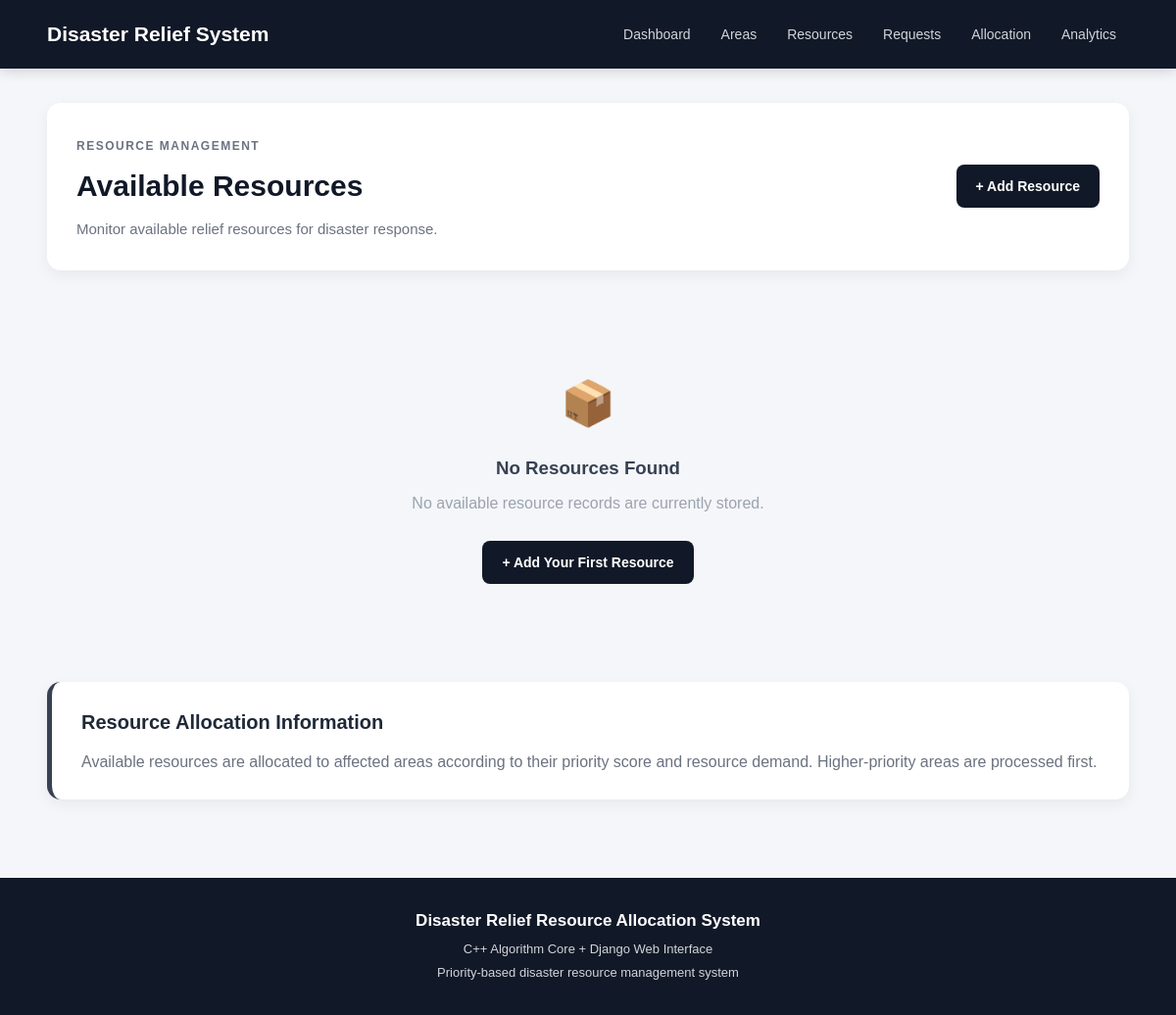
The app's page /resources/, older data.
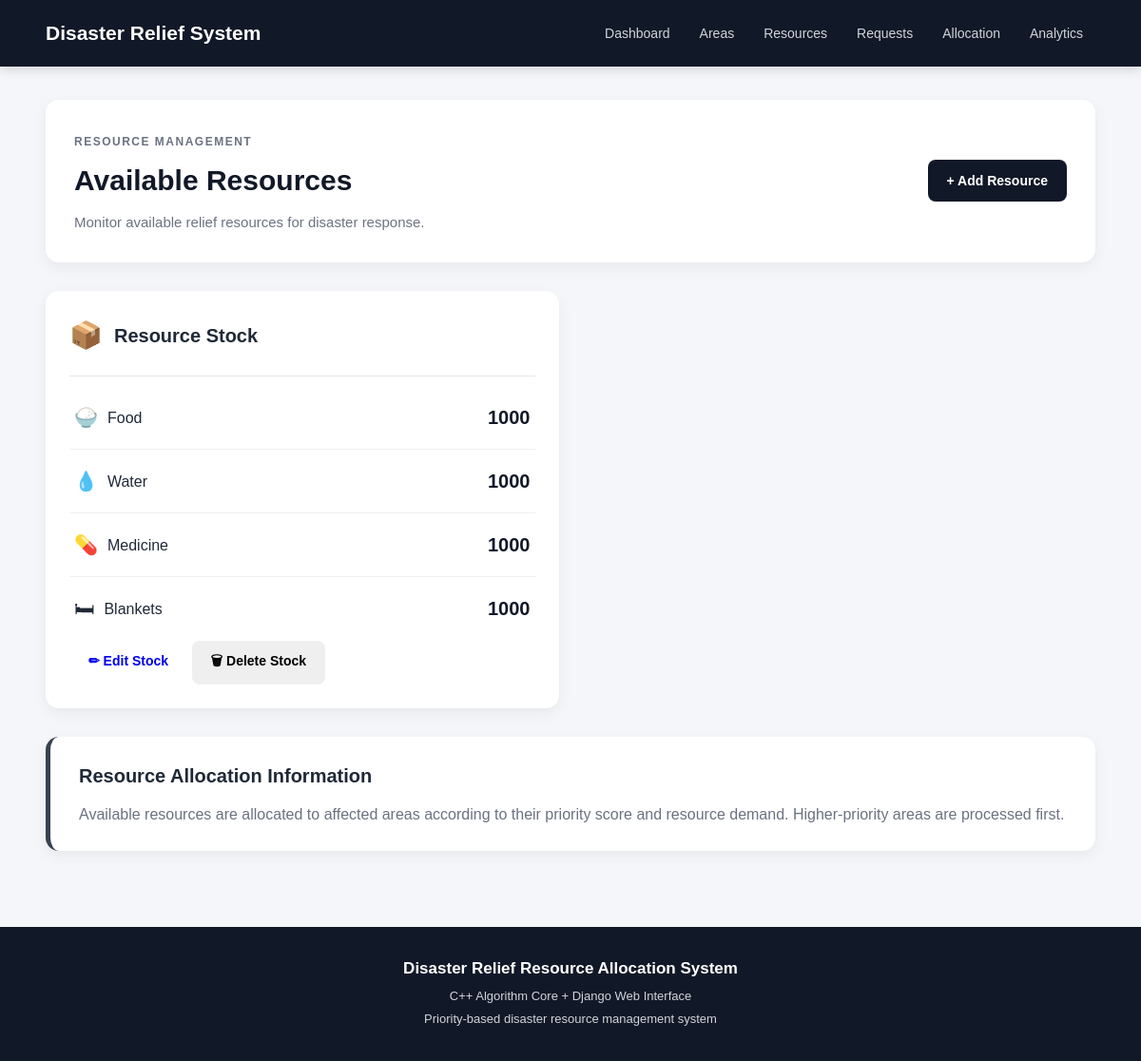
The same page, newer data.
### relief/models.py (models this page shows, shortened)
class AvailableResources(models.Model):
    food = models.PositiveIntegerField(default=0)
    water = models.PositiveIntegerField(default=0)
    medicine = models.PositiveIntegerField(default=0)
    blankets = models.PositiveIntegerField(default=0)

### relief/views.py (the view)
def resources(request):
    available_resources = (
        AvailableResources.objects.all()
    )
    return render(
        request,
        "relief/resources.html",
        {
            "resources": available_resources
        }
    )

### relief/templates/relief/resources.html (shortened to what the changed rows need)
{% extends "relief/base.html" %}
{% block content %}
<div class="page-header page-header-flex">
    <div>
        <h1>
            Available Resources
        </h1>
    </div>
</div>
<div class="resource-grid">
    {% if resources %}
        {% for resource in resources %}
        <div class="resource-card">
            <div class="resource-card-header">
                <span class="resource-icon">
                    📦
                </span>
                <h2>
                    Resource Stock
                </h2>
            </div>
            <div class="resource-list">
                <div class="resource-item">
                    <div>
                        <span class="resource-symbol">
                            🍚
                        </span>
                        <span>
                            Food
                        </span>
                    </div>
                    <strong>
                        {{ resource.food }}
                    </strong>
                </div>
                <div class="resource-item">
                    <div>
                        <span class="resource-symbol">
                            💧
                        </span>
                        <span>
                            Water
                        </span>
                    </div>
                    <strong>
                        {{ resource.water }}
                    </strong>
                </div>
                <div class="resource-item">
                    <div>
                        <span class="resource-symbol">
                            💊
                        </span>
                        <span>
                            Medicine
                        </span>
                    </div>
                    <strong>
                        {{ resource.medicine }}
                    </strong>
                </div>
                <div class="resource-item">
                    <div>
                        <span class="resource-symbol">
                            🛏
                        </span>
                        <span>
                            Blankets
                        </span>
                    </div>
                    <strong>
                        {{ resource.blankets }}
                    </strong>
                </div>
            </div>
            <div class="resource-actions">
                <a
                    href="{% url 'edit_resources' resource.id %}"
                    class="btn btn-edit"
                >
                    ✏ Edit Stock
                </a>
                <form
                    method="POST"
                    action="{% url 'delete_resources' resource.id %}"
                    onsubmit="return confirm('Are you sure you want to delete this resource stock?');"
                    style="display: inline;"
                >
                    <button
                        type="submit"
                        class="btn btn-delete"
                    >
                        🗑 Delete Stock
                    </button>
                </form>
            </div>
        </div>
        {% endfor %}
    {% else %}
        <div class="empty-state full-width">
            <div class="empty-icon">
                📦
            </div>
            <h3>
                No Resources Found
            </h3>
            <p>
                No available resource records are currently stored.
            </p>
            <br>
            <a
                href="{% url 'add_resources' %}"
                class="btn btn-primary"
            >
                + Add Your First Resource
            </a>
        </div>
    {% endif %}
</div>
<div class="info-card">
    <h2>
        Resource Allocation Information
    </h2>
</div>
{% endblock %}

Row changes from the older to the newer data that the page shows:
added AvailableResources: food "1000", water "1000", medicine "1000", blankets "1000"
Text that changed along with them:
text no longer shown: "📦 No Resources Found No available resource records are currently stored. + Add Your First Resource"
